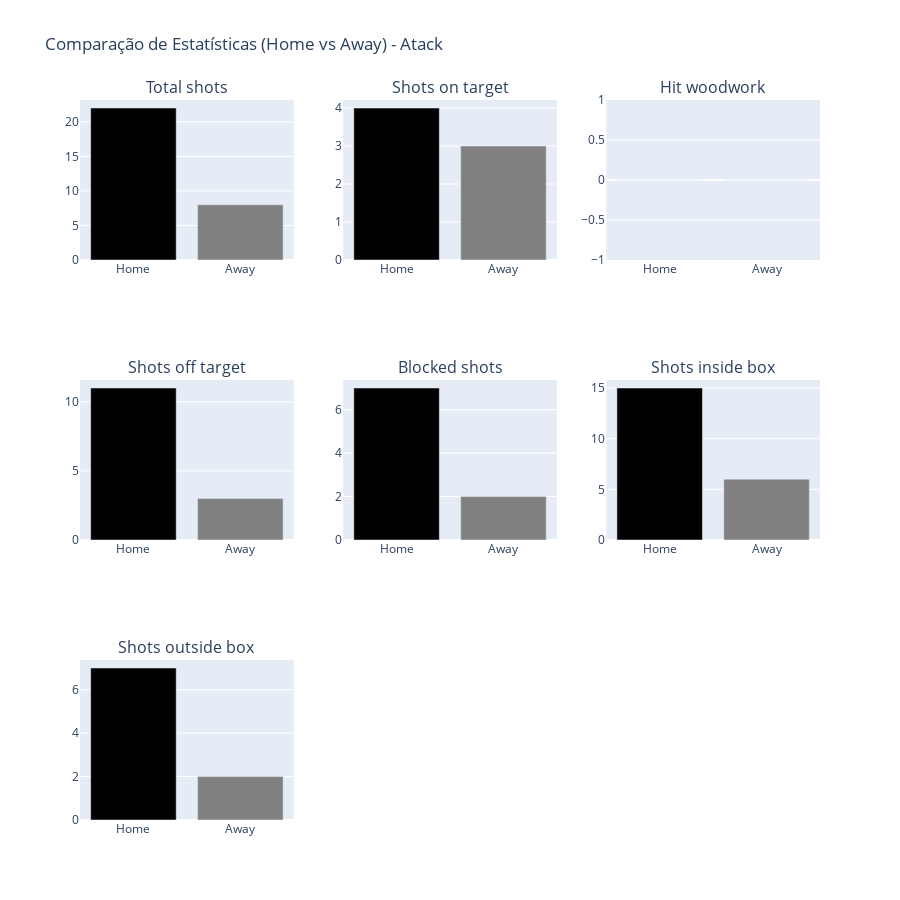

Notebook cell for this chart:
### Markdown cell above
## Informações que podemos tirar dos gráficos:
* O Botafogo entrou na partida como favorito, com uma expectativa de 1,81 gols, superando seu adversário
##### Mas o Atlético, apesar do não favoritismo, liderou a maioria das estatísticas. O que pode ter lavado a isso? Isso refletiu no placar?
* Atlético liderou as estatísticas de Passe (547 x 141) ; Desarme (14 x 12) ; Posse de bola (80% x 20%) ; Finalizações (22 x 8) ; Escanteios (7 x 0)

##### Um dos motivadores para esse cenário de jogo pode ser visto no gráfico de cartões vermelhos, onde o Botafogo ficou com menos um jogador desde o início da partida
##### Toda essa vantagem não se traduziu no placar, como isso pode ser explicado?
* É possível perceber que o número de chances perigosas ficou empatado em 3 x 3, o Botafogo se mostrou muito mais eficaz com a bola, uma vez que:
* Precisou 4 vezes à menos de posse de bola em relação ao adversário para converter 3 gols
* Teve uma precisão de 100% nas suas grandes chances, enquanto o Atlético teve um aproveitamento de cerca de 33,33%
* E em relação do aproveitamento ao total de chutes, a diferença é ainda mais gritante, o aproveitamento do Botafogo foi de 37,5%, já o Atlético teve o número de 4,55%

### Code cell
import plotly.graph_objects as go
from plotly.subplots import make_subplots

# Criando a função para gerar múltiplos gráficos em uma única figura interativa
def create_comparative_bar_charts_single_image_plotly(df_tempo_completo_estatisticas_gerais):
    # Filtrar apenas as linhas onde Group é 'Match overview'
    filtered_df = df_tempo_completo_estatisticas_gerais[df_tempo_completo_estatisticas_gerais['Group'] == 'Shots']

    num_charts = len(filtered_df)
    cols = 3  # Número de colunas na grade
    rows = (num_charts + cols - 1) // cols  # Calcula o número de linhas necessário

    # Criar subplots
    fig = make_subplots(rows=rows, cols=cols, subplot_titles=filtered_df['Statistics'].tolist())

    # Adicionar cada gráfico à grade de subplots
    for i, (index, row) in enumerate(filtered_df.iterrows()):
        col = (i % cols) + 1
        row_idx = (i // cols) + 1

        fig.add_trace(
            go.Bar(
                x=['Home', 'Away'],
                y=[row['Home'], row['Away']],
                marker_color=['black', 'gray'],
                name=row['Statistics']
            ),
            row=row_idx,
            col=col
        )

    # Atualizar layout
    fig.update_layout(
        height=rows * 300,  # Altura total ajustada ao número de linhas
        width=900,  # Largura fixa
        title_text="Comparação de Estatísticas (Home vs Away) - Atack",
        showlegend=False
    )

    # Exibir a figura
    fig.show()

# Gerar os gráficos
create_comparative_bar_charts_single_image_plotly(result)

### Figure 1 — Plotly figure (JSON) as saved in the notebook; plotly's stock layout.template omitted (floating-point values rounded to 4 significant figures)
{"data": [{"marker": {"color": ["black", "gray"]}, "name": "Total shots", "type": "bar", "x": ["Home", "Away"], "xaxis": "x", "y": [22, 8], "yaxis": "y"}, {"marker": {"color": ["black", "gray"]}, "name": "Shots on target", "type": "bar", "x": ["Home", "Away"], "xaxis": "x2", "y": [4, 3], "yaxis": "y2"}, {"marker": {"color": ["black", "gray"]}, "name": "Hit woodwork", "type": "bar", "x": ["Home", "Away"], "xaxis": "x3", "y": [0, 0], "yaxis": "y3"}, {"marker": {"color": ["black", "gray"]}, "name": "Shots off target", "type": "bar", "x": ["Home", "Away"], "xaxis": "x4", "y": [11, 3], "yaxis": "y4"}, {"marker": {"color": ["black", "gray"]}, "name": "Blocked shots", "type": "bar", "x": ["Home", "Away"], "xaxis": "x5", "y": [7, 2], "yaxis": "y5"}, {"marker": {"color": ["black", "gray"]}, "name": "Shots inside box", "type": "bar", "x": ["Home", "Away"], "xaxis": "x6", "y": [15, 6], "yaxis": "y6"}, {"marker": {"color": ["black", "gray"]}, "name": "Shots outside box", "type": "bar", "x": ["Home", "Away"], "xaxis": "x7", "y": [7, 2], "yaxis": "y7"}], "layout": {"annotations": [{"font": {"size": 16}, "showarrow": false, "text": "Total shots", "x": 0.1444, "xanchor": "center", "xref": "paper", "y": 1, "yanchor": "bottom", "yref": "paper"}, {"font": {"size": 16}, "showarrow": false, "text": "Shots on target", "x": 0.5, "xanchor": "center", "xref": "paper", "y": 1, "yanchor": "bottom", "yref": "paper"}, {"font": {"size": 16}, "showarrow": false, "text": "Hit woodwork", "x": 0.8556, "xanchor": "center", "xref": "paper", "y": 1, "yanchor": "bottom", "yref": "paper"}, {"font": {"size": 16}, "showarrow": false, "text": "Shots off target", "x": 0.1444, "xanchor": "center", "xref": "paper", "y": 0.6111, "yanchor": "bottom", "yref": "paper"}, {"font": {"size": 16}, "showarrow": false, "text": "Blocked shots", "x": 0.5, "xanchor": "center", "xref": "paper", "y": 0.6111, "yanchor": "bottom", "yref": "paper"}, {"font": {"size": 16}, "showarrow": false, "text": "Shots inside box", "x": 0.8556, "xanchor": "center", "xref": "paper", "y": 0.6111, "yanchor": "bottom", "yref": "paper"}, {"font": {"size": 16}, "showarrow": false, "text": "Shots outside box", "x": 0.1444, "xanchor": "center", "xref": "paper", "y": 0.2222, "yanchor": "bottom", "yref": "paper"}], "height": 900, "showlegend": false, "title": {"text": "Comparação de Estatísticas (Home vs Away) - Atack"}, "width": 900, "xaxis": {"anchor": "y", "domain": [0, 0.2889]}, "xaxis2": {"anchor": "y2", "domain": [0.3556, 0.6444]}, "xaxis3": {"anchor": "y3", "domain": [0.7111, 1]}, "xaxis4": {"anchor": "y4", "domain": [0, 0.2889]}, "xaxis5": {"anchor": "y5", "domain": [0.3556, 0.6444]}, "xaxis6": {"anchor": "y6", "domain": [0.7111, 1]}, "xaxis7": {"anchor": "y7", "domain": [0, 0.2889]}, "xaxis8": {"anchor": "y8", "domain": [0.3556, 0.6444]}, "xaxis9": {"anchor": "y9", "domain": [0.7111, 1]}, "yaxis": {"anchor": "x", "domain": [0.7778, 1]}, "yaxis2": {"anchor": "x2", "domain": [0.7778, 1]}, "yaxis3": {"anchor": "x3", "domain": [0.7778, 1]}, "yaxis4": {"anchor": "x4", "domain": [0.3889, 0.6111]}, "yaxis5": {"anchor": "x5", "domain": [0.3889, 0.6111]}, "yaxis6": {"anchor": "x6", "domain": [0.3889, 0.6111]}, "yaxis7": {"anchor": "x7", "domain": [0, 0.2222]}, "yaxis8": {"anchor": "x8", "domain": [0, 0.2222]}, "yaxis9": {"anchor": "x9", "domain": [0, 0.2222]}}}
